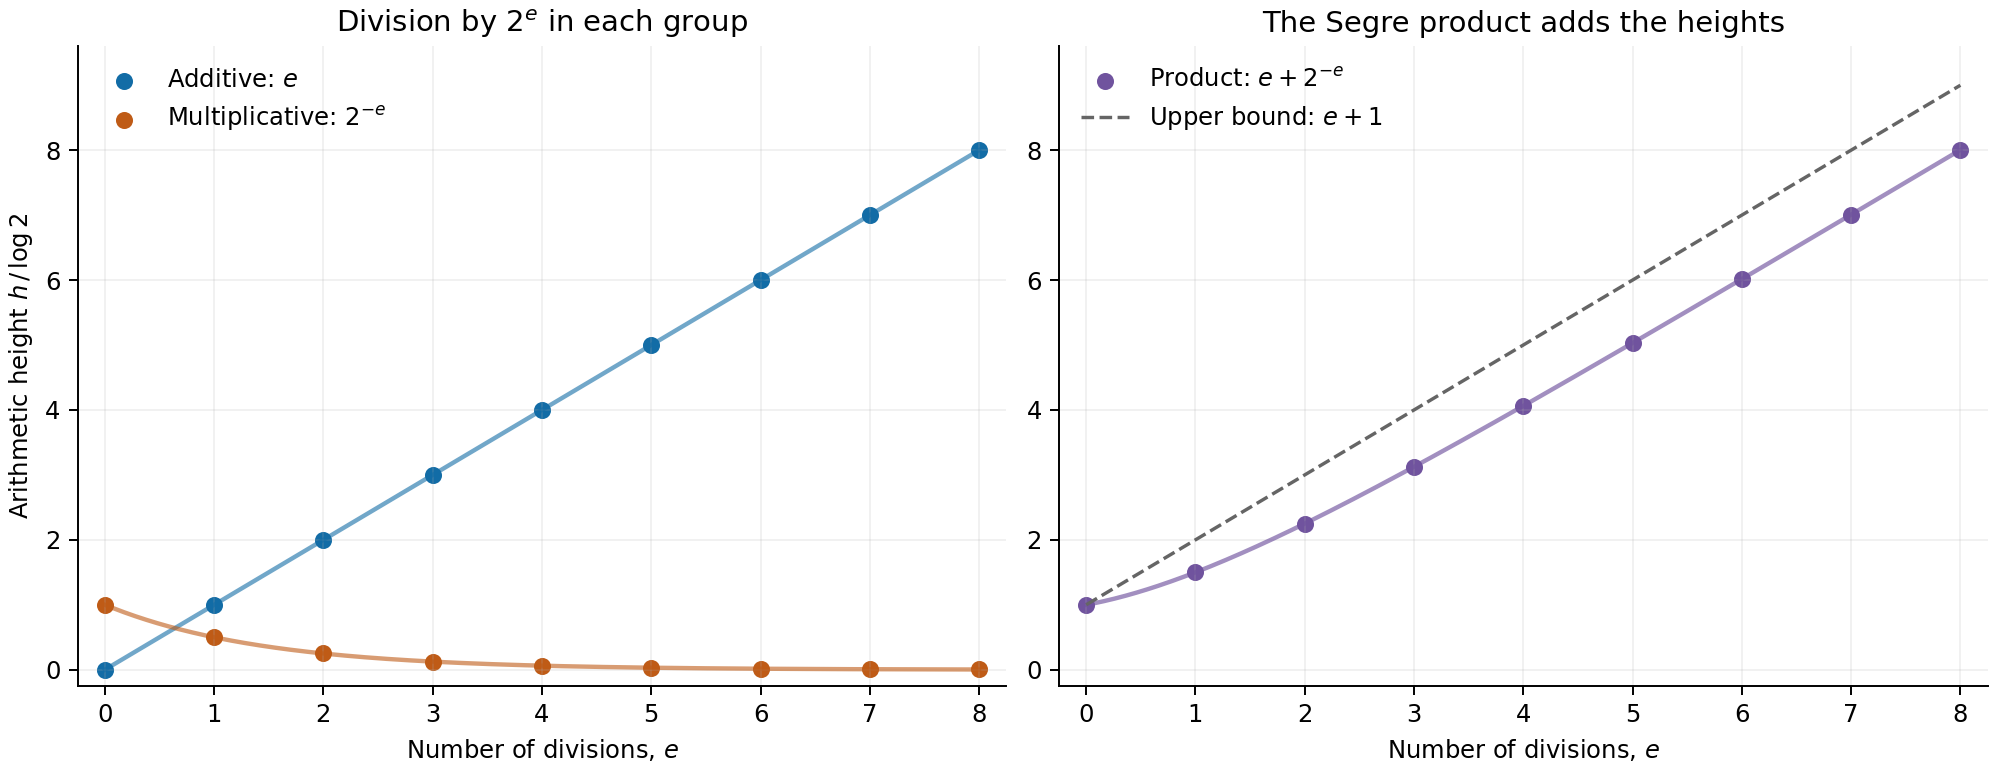

The script that saved this image:
"""Figure22.4: exact formulas from Example22.57, in units of log(2)."""
from pathlib import Path
import matplotlib
matplotlib.use("Agg")
import matplotlib.pyplot as plt
import numpy as np

root=Path(__file__).resolve().parent
e=np.arange(9)
t=np.linspace(0,8,401)
fig,axes=plt.subplots(1,2,figsize=(11.4,4.4),layout="constrained")
blue="#126ca6"; orange="#bf5b16"; purple="#70539e"
ax=axes[0]
ax.plot(t,t,color=blue,lw=1.8,alpha=.6)
ax.scatter(e,e,color=blue,s=36,label=r"Additive: $e$")
ax.plot(t,2.**(-t),color=orange,lw=1.8,alpha=.6)
ax.scatter(e,2.**(-e),color=orange,s=36,label=r"Multiplicative: $2^{-e}$")
ax.set_title("Division by $2^e$ in each group")
ax.set_ylabel(r"Arithmetic height $h\,/\,\log 2$")
ax.legend(loc="upper left",frameon=False)
ax=axes[1]
ax.plot(t,t+2.**(-t),color=purple,lw=1.8,alpha=.65)
ax.scatter(e,e+2.**(-e),color=purple,s=36,label=r"Product: $e+2^{-e}$")
ax.plot(t,t+1,color="#656565",ls="--",lw=1.4,label=r"Upper bound: $e+1$")
ax.set_title("The Segre product adds the heights")
ax.legend(loc="upper left",frameon=False)
for ax in axes:
    ax.set_xlabel("Number of divisions, $e$")
    ax.set_xlim(-.25,8.25);ax.set_xticks(e)
    ax.set_ylim(-.25,9.6)
    ax.grid(True,alpha=.18)
    ax.spines[["top","right"]].set_visible(False)
fig.savefig(root/"dyadic-division-heights.png",dpi=175,facecolor="white")
plt.close(fig)
